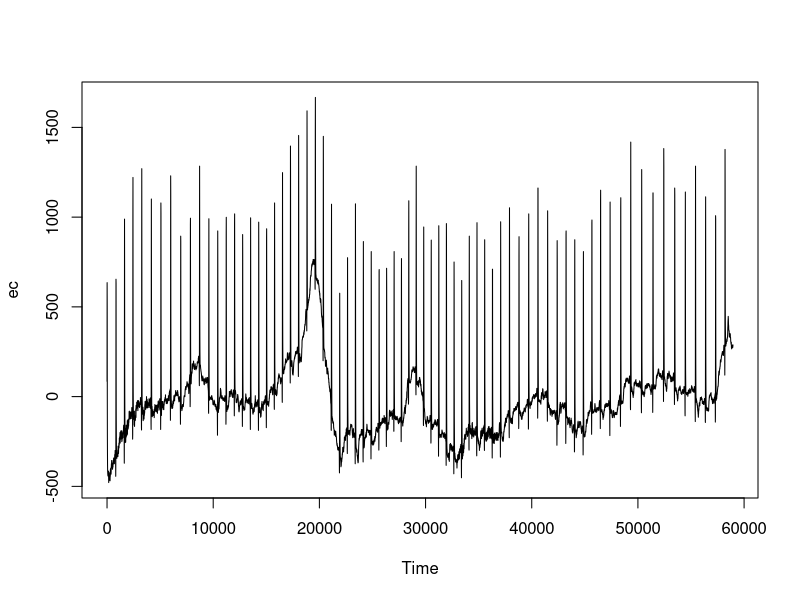
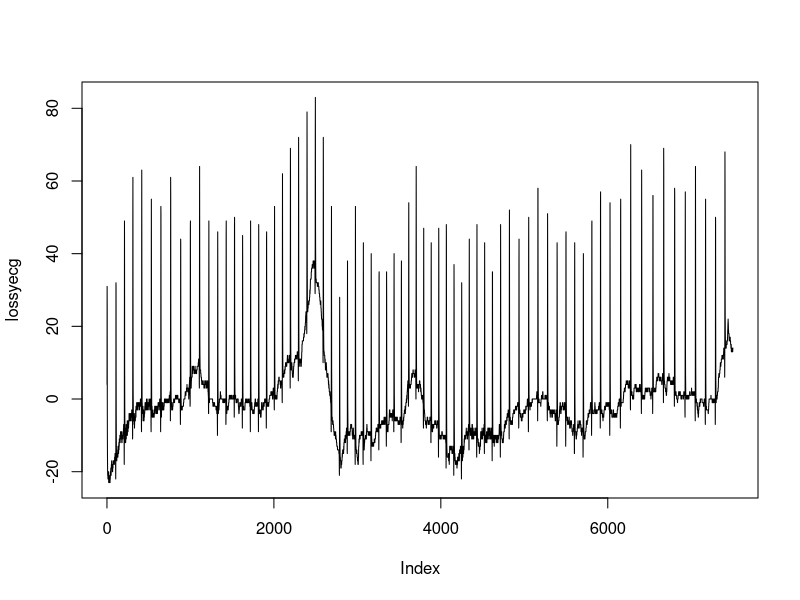
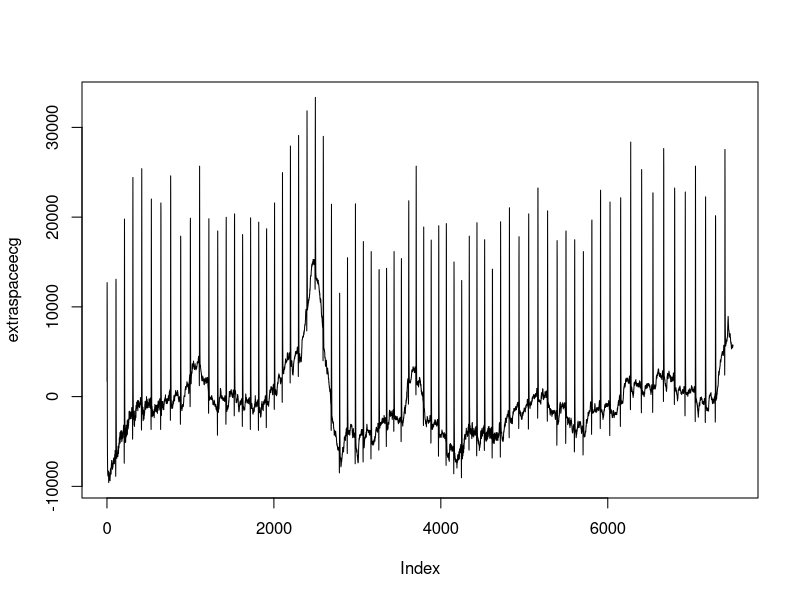

These charts were generated, in order, by the following R code:
## ---- chunk 1
knitr::opts_chunk$set(echo = TRUE)
## ---- chunk 2
ecg <- read.csv("ecg_sample.csv")
ecg$Time <- ecg$Time - min(ecg$Time)              
summary(ecg)
## ---- chunk 3
plot_timespan <- function(t1, t2, ecg_data){
  with(ecg_data[ecg_data$Time >=t1 & ecg_data$Time < t2,],
       plot(ec ~ Time, type='l')
  )
}

plot_timespan(0, 58959, ecg)
## ---- chunk 4
encodeecg <- data.frame(ecg)
i <- 7500
encodeecg <- encodeecg[1:i,]
ecg_encoded_data <- encodeecg$ec
## ---- chunk 5
library(caTools)
encoding1 <- base64encode(ecg_encoded_data, size=NA, endian=.Platform$endian)
nchar(encoding1)
## ---- chunk 6
encodeecg <- data.frame(ecg)
i <- 7500
encodeecg <- encodeecg[1:i,]
ecg_encoded_data <- encodeecg$ec
lossyecg <- as.integer(ecg_encoded_data/20)
summary(lossyecg)
plot(lossyecg, type= 'l')
## ---- chunk 7
encodeecg <- data.frame(ecg)
i <- 7500
encodeecg <- encodeecg[1:i,]
ecg_encoded_data <- encodeecg$ec
extraspaceecg <- ecg_encoded_data*20
summary(extraspaceecg)
plot(extraspaceecg, type= 'l')
